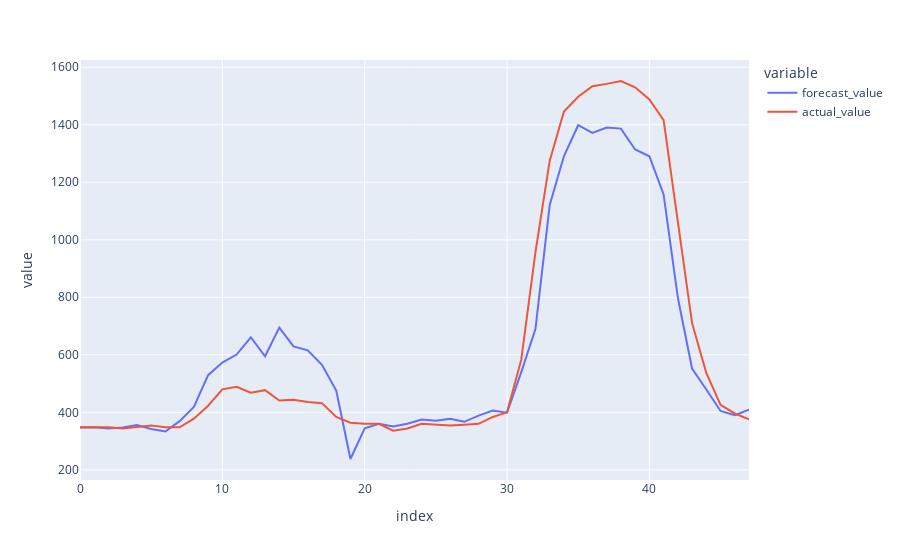

The cell this chart's notebook holds for it:
### Code cell
supabase.postgrest.schema("ml")

response = supabase.table("forecasts").select("forecast_value, actual_value").eq("feeder_id", 2).eq("model_id", 3).gte("target_timestamp", "2024-07-07").lt("target_timestamp", "2024-07-16").order("target_timestamp", desc=False).execute()

px.line(pd.DataFrame(response.data))

### Figure 1 — Plotly figure (JSON) as saved in the notebook; plotly's stock layout.template omitted (floating-point values rounded to 4 significant figures)
{"data": [{"hovertemplate": "variable=forecast_value<br>index=%{x}<br>value=%{y}<extra></extra>", "legendgroup": "forecast_value", "line": {"color": "#636efa", "dash": "solid"}, "marker": {"symbol": "circle"}, "mode": "lines", "name": "forecast_value", "orientation": "v", "showlegend": true, "type": "scatter", "x": [0, 1, 2, 3, 4, 5, 6, 7, 8, 9, 10, 11, 12, 13, 14, 15, 16, 17, 18, 19, 20, 21, 22, 23, 24, 25, 26, 27, 28, 29, 30, 31, 32, 33, 34, 35, 36, 37, 38, 39, 40, 41, 42, 43, 44, 45, 46, 47], "xaxis": "x", "y": [347.5, 347.8, 343.5, 347.1, 356.0, 342.3, 333.2, 369.3, 418.4, 529.2, 573.0, 600.7, 661.0, 595.0, 694.4, 629.3, 615.3, 565.0, 475.5, 237.7, 344.3, 360.1, 350.8, 360.3, 374.9, 371.0, 377.3, 367.0, 388.5, 406.1, 398.7, 539.7, 690.7, 1121.0, 1291.0, 1398.0, 1371.0, 1390.0, 1386.0, 1314.0, 1290.0, 1158.0, 799.1, 552.3, 479.4, 404.7, 390.1, 409.6], "yaxis": "y"}, {"hovertemplate": "variable=actual_value<br>index=%{x}<br>value=%{y}<extra></extra>", "legendgroup": "actual_value", "line": {"color": "#EF553B", "dash": "solid"}, "marker": {"symbol": "circle"}, "mode": "lines", "name": "actual_value", "orientation": "v", "showlegend": true, "type": "scatter", "x": [0, 1, 2, 3, 4, 5, 6, 7, 8, 9, 10, 11, 12, 13, 14, 15, 16, 17, 18, 19, 20, 21, 22, 23, 24, 25, 26, 27, 28, 29, 30, 31, 32, 33, 34, 35, 36, 37, 38, 39, 40, 41, 42, 43, 44, 45, 46, 47], "xaxis": "x", "y": [348, 348, 348, 344, 348, 354, 348, 348, 378, 423, 480, 489, 468, 477, 441, 444, 436, 432, 384, 364, 360, 360, 336, 344, 360, 357, 354, 357, 360, 384, 400, 583.2, 958, 1275, 1446, 1497, 1534.0, 1542, 1552, 1530, 1488, 1416, 1056, 710.4, 537, 426, 396, 376], "yaxis": "y"}], "layout": {"legend": {"title": {"text": "variable"}, "tracegroupgap": 0}, "margin": {"t": 60}, "xaxis": {"anchor": "y", "domain": [0, 1], "title": {"text": "index"}}, "yaxis": {"anchor": "x", "domain": [0, 1], "title": {"text": "value"}}}}
